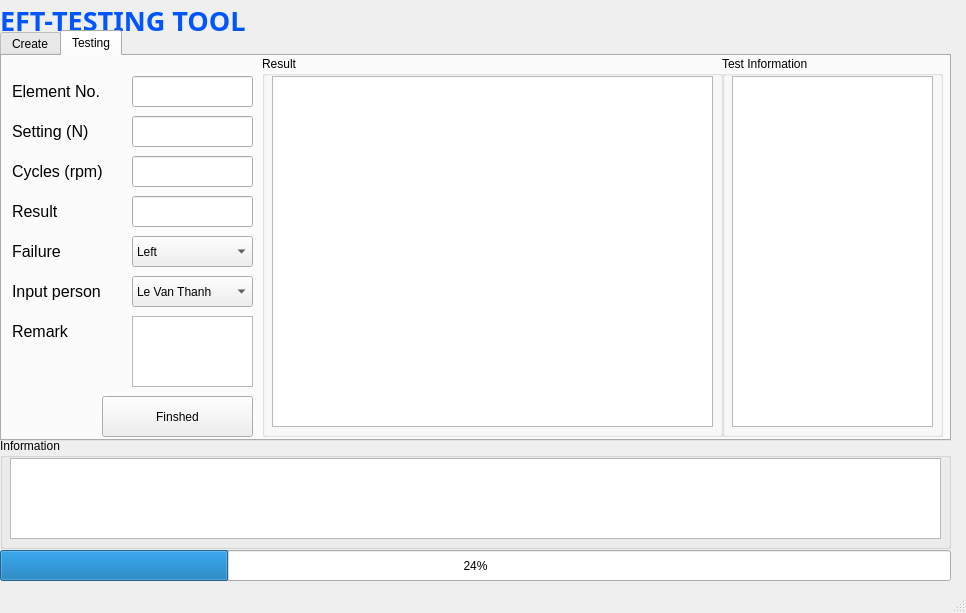
<?xml version="1.0" encoding="UTF-8"?>
<ui version="4.0">
 <class>MainWindow</class>
 <widget class="QMainWindow" name="MainWindow">
  <property name="geometry">
   <rect>
    <x>0</x>
    <y>0</y>
    <width>966</width>
    <height>613</height>
   </rect>
  </property>
  <property name="windowTitle">
   <string>EFT-TESTING TOOL</string>
  </property>
  <widget class="QWidget" name="centralwidget">
   <widget class="QLabel" name="label">
    <property name="geometry">
     <rect>
      <x>0</x>
      <y>0</y>
      <width>281</width>
      <height>41</height>
     </rect>
    </property>
    <property name="font">
     <font>
      <family>Bosch Office Sans</family>
      <pointsize>20</pointsize>
      <bold>true</bold>
     </font>
    </property>
    <property name="styleSheet">
     <string notr="true">color: rgb(0, 85, 255);
qproperty-alignment: 'AlignCenter';
</string>
    </property>
    <property name="text">
     <string>EFT-TESTING TOOL</string>
    </property>
   </widget>
   <widget class="QGroupBox" name="groupBox">
    <property name="geometry">
     <rect>
      <x>0</x>
      <y>438</y>
      <width>951</width>
      <height>111</height>
     </rect>
    </property>
    <property name="title">
     <string>Information</string>
    </property>
    <widget class="QTextEdit" name="information_text">
     <property name="geometry">
      <rect>
       <x>10</x>
       <y>20</y>
       <width>931</width>
       <height>81</height>
      </rect>
     </property>
    </widget>
   </widget>
   <widget class="QLabel" name="label_2">
    <property name="geometry">
     <rect>
      <x>770</x>
      <y>0</y>
      <width>181</width>
      <height>41</height>
     </rect>
    </property>
    <property name="text">
     <string/>
    </property>
    <property name="pixmap">
     <pixmap>UI/Bosch-Logo.png</pixmap>
    </property>
    <property name="scaledContents">
     <bool>true</bool>
    </property>
   </widget>
   <widget class="QProgressBar" name="progressBar">
    <property name="geometry">
     <rect>
      <x>0</x>
      <y>550</y>
      <width>951</width>
      <height>31</height>
     </rect>
    </property>
    <property name="value">
     <number>24</number>
    </property>
   </widget>
   <widget class="QTabWidget" name="tabWidget">
    <property name="geometry">
     <rect>
      <x>0</x>
      <y>30</y>
      <width>951</width>
      <height>411</height>
     </rect>
    </property>
    <property name="currentIndex">
     <number>1</number>
    </property>
    <property name="iconSize">
     <size>
      <width>16</width>
      <height>16</height>
     </size>
    </property>
    <widget class="QWidget" name="Create">
     <attribute name="title">
      <string>Create</string>
     </attribute>
     <widget class="QLabel" name="label_7">
      <property name="geometry">
       <rect>
        <x>10</x>
        <y>210</y>
        <width>111</width>
        <height>31</height>
       </rect>
      </property>
      <property name="font">
       <font>
        <pointsize>12</pointsize>
       </font>
      </property>
      <property name="text">
       <string>Element Type</string>
      </property>
     </widget>
     <widget class="QComboBox" name="input_axis">
      <property name="geometry">
       <rect>
        <x>520</x>
        <y>10</y>
        <width>191</width>
        <height>31</height>
       </rect>
      </property>
      <item>
       <property name="text">
        <string>Y</string>
       </property>
      </item>
      <item>
       <property name="text">
        <string>Z</string>
       </property>
      </item>
     </widget>
     <widget class="QLabel" name="label_3">
      <property name="geometry">
       <rect>
        <x>10</x>
        <y>10</y>
        <width>111</width>
        <height>31</height>
       </rect>
      </property>
      <property name="font">
       <font>
        <pointsize>12</pointsize>
       </font>
      </property>
      <property name="text">
       <string>EFT Machine</string>
      </property>
     </widget>
     <widget class="QComboBox" name="input_requester">
      <property name="geometry">
       <rect>
        <x>520</x>
        <y>50</y>
        <width>191</width>
        <height>31</height>
       </rect>
      </property>
      <item>
       <property name="text">
        <string>MFG1</string>
       </property>
      </item>
      <item>
       <property name="text">
        <string>MFG2</string>
       </property>
      </item>
      <item>
       <property name="text">
        <string>MFG3</string>
       </property>
      </item>
      <item>
       <property name="text">
        <string>QMM1</string>
       </property>
      </item>
      <item>
       <property name="text">
        <string>QMM3</string>
       </property>
      </item>
      <item>
       <property name="text">
        <string>ETC-VN</string>
       </property>
      </item>
      <item>
       <property name="text">
        <string>ETC1-VN</string>
       </property>
      </item>
      <item>
       <property name="text">
        <string>ETC2-VN</string>
       </property>
      </item>
      <item>
       <property name="text">
        <string>ETC3-VN</string>
       </property>
      </item>
     </widget>
     <widget class="QComboBox" name="input_line">
      <property name="geometry">
       <rect>
        <x>130</x>
        <y>260</y>
        <width>191</width>
        <height>31</height>
       </rect>
      </property>
      <item>
       <property name="text">
        <string>EL4_0433</string>
       </property>
      </item>
      <item>
       <property name="text">
        <string>EL5_2192</string>
       </property>
      </item>
      <item>
       <property name="text">
        <string>EL6_3660</string>
       </property>
      </item>
      <item>
       <property name="text">
        <string>EL7_6911</string>
       </property>
      </item>
      <item>
       <property name="text">
        <string>EL8_7805</string>
       </property>
      </item>
     </widget>
     <widget class="QLabel" name="label_9">
      <property name="geometry">
       <rect>
        <x>10</x>
        <y>260</y>
        <width>111</width>
        <height>31</height>
       </rect>
      </property>
      <property name="font">
       <font>
        <pointsize>12</pointsize>
       </font>
      </property>
      <property name="text">
       <string>Line</string>
      </property>
     </widget>
     <widget class="QLabel" name="label_14">
      <property name="geometry">
       <rect>
        <x>400</x>
        <y>50</y>
        <width>111</width>
        <height>31</height>
       </rect>
      </property>
      <property name="font">
       <font>
        <pointsize>12</pointsize>
       </font>
      </property>
      <property name="text">
       <string>Requester by</string>
      </property>
     </widget>
     <widget class="QComboBox" name="input_task_name">
      <property name="geometry">
       <rect>
        <x>130</x>
        <y>160</y>
        <width>191</width>
        <height>31</height>
       </rect>
      </property>
      <item>
       <property name="text">
        <string>Production Control</string>
       </property>
      </item>
      <item>
       <property name="text">
        <string>8D Problem Solving</string>
       </property>
      </item>
      <item>
       <property name="text">
        <string>Project Release</string>
       </property>
      </item>
      <item>
       <property name="text">
        <string>Object Release</string>
       </property>
      </item>
      <item>
       <property name="text">
        <string>Safe Launch</string>
       </property>
      </item>
     </widget>
     <widget class="QLineEdit" name="input_test_order_no">
      <property name="geometry">
       <rect>
        <x>130</x>
        <y>60</y>
        <width>191</width>
        <height>31</height>
       </rect>
      </property>
     </widget>
     <widget class="QLabel" name="label_13">
      <property name="geometry">
       <rect>
        <x>400</x>
        <y>100</y>
        <width>111</width>
        <height>31</height>
       </rect>
      </property>
      <property name="font">
       <font>
        <pointsize>12</pointsize>
       </font>
      </property>
      <property name="text">
       <string>Quantity</string>
      </property>
     </widget>
     <widget class="QLabel" name="label_15">
      <property name="geometry">
       <rect>
        <x>400</x>
        <y>10</y>
        <width>111</width>
        <height>31</height>
       </rect>
      </property>
      <property name="font">
       <font>
        <pointsize>12</pointsize>
       </font>
      </property>
      <property name="text">
       <string>Axis</string>
      </property>
     </widget>
     <widget class="QComboBox" name="input_element_type">
      <property name="geometry">
       <rect>
        <x>130</x>
        <y>210</y>
        <width>191</width>
        <height>31</height>
       </rect>
      </property>
      <item>
       <property name="text">
        <string>24-6</string>
       </property>
      </item>
      <item>
       <property name="text">
        <string>24-9</string>
       </property>
      </item>
      <item>
       <property name="text">
        <string>24-9AVO</string>
       </property>
      </item>
      <item>
       <property name="text">
        <string>28-10</string>
       </property>
      </item>
      <item>
       <property name="text">
        <string>28-12</string>
       </property>
      </item>
      <item>
       <property name="text">
        <string>30-10</string>
       </property>
      </item>
      <item>
       <property name="text">
        <string>30-12</string>
       </property>
      </item>
     </widget>
     <widget class="QLabel" name="label_8">
      <property name="geometry">
       <rect>
        <x>10</x>
        <y>310</y>
        <width>111</width>
        <height>31</height>
       </rect>
      </property>
      <property name="font">
       <font>
        <pointsize>12</pointsize>
       </font>
      </property>
      <property name="text">
       <string>Process</string>
      </property>
     </widget>
     <widget class="QLabel" name="label_10">
      <property name="geometry">
       <rect>
        <x>400</x>
        <y>150</y>
        <width>111</width>
        <height>31</height>
       </rect>
      </property>
      <property name="font">
       <font>
        <pointsize>12</pointsize>
       </font>
      </property>
      <property name="text">
       <string>Sample Date</string>
      </property>
     </widget>
     <widget class="QLineEdit" name="input_quantity">
      <property name="geometry">
       <rect>
        <x>520</x>
        <y>100</y>
        <width>191</width>
        <height>31</height>
       </rect>
      </property>
     </widget>
     <widget class="QPlainTextEdit" name="input_remark">
      <property name="geometry">
       <rect>
        <x>520</x>
        <y>200</y>
        <width>191</width>
        <height>101</height>
       </rect>
      </property>
     </widget>
     <widget class="QComboBox" name="input_process">
      <property name="geometry">
       <rect>
        <x>130</x>
        <y>310</y>
        <width>191</width>
        <height>31</height>
       </rect>
      </property>
      <item>
       <property name="text">
        <string>After Hardenning</string>
       </property>
      </item>
      <item>
       <property name="text">
        <string>After Deburring</string>
       </property>
      </item>
      <item>
       <property name="text">
        <string>After Body Drinding</string>
       </property>
      </item>
      <item>
       <property name="text">
        <string>After EOL Washing</string>
       </property>
      </item>
     </widget>
     <widget class="QLabel" name="label_6">
      <property name="geometry">
       <rect>
        <x>10</x>
        <y>160</y>
        <width>111</width>
        <height>31</height>
       </rect>
      </property>
      <property name="font">
       <font>
        <pointsize>12</pointsize>
       </font>
      </property>
      <property name="text">
       <string>Task Name</string>
      </property>
     </widget>
     <widget class="QComboBox" name="input_eft_machine">
      <property name="geometry">
       <rect>
        <x>130</x>
        <y>10</y>
        <width>191</width>
        <height>31</height>
       </rect>
      </property>
      <property name="styleSheet">
       <string notr="true">V-02</string>
      </property>
      <item>
       <property name="text">
        <string>V-02</string>
       </property>
      </item>
      <item>
       <property name="text">
        <string>V-03</string>
       </property>
      </item>
      <item>
       <property name="text">
        <string>V-07</string>
       </property>
      </item>
     </widget>
     <widget class="QLabel" name="label_12">
      <property name="geometry">
       <rect>
        <x>400</x>
        <y>200</y>
        <width>111</width>
        <height>31</height>
       </rect>
      </property>
      <property name="font">
       <font>
        <pointsize>12</pointsize>
       </font>
      </property>
      <property name="text">
       <string>Remark</string>
      </property>
     </widget>
     <widget class="QLineEdit" name="input_sample_date">
      <property name="geometry">
       <rect>
        <x>520</x>
        <y>150</y>
        <width>191</width>
        <height>31</height>
       </rect>
      </property>
     </widget>
     <widget class="QLabel" name="label_4">
      <property name="geometry">
       <rect>
        <x>10</x>
        <y>60</y>
        <width>111</width>
        <height>31</height>
       </rect>
      </property>
      <property name="font">
       <font>
        <pointsize>12</pointsize>
       </font>
      </property>
      <property name="text">
       <string>Test Order No.</string>
      </property>
     </widget>
     <widget class="QLabel" name="label_5">
      <property name="geometry">
       <rect>
        <x>10</x>
        <y>110</y>
        <width>111</width>
        <height>31</height>
       </rect>
      </property>
      <property name="font">
       <font>
        <pointsize>12</pointsize>
       </font>
      </property>
      <property name="text">
       <string>Charge No.</string>
      </property>
     </widget>
     <widget class="QPushButton" name="create_btn">
      <property name="geometry">
       <rect>
        <x>520</x>
        <y>310</y>
        <width>151</width>
        <height>41</height>
       </rect>
      </property>
      <property name="text">
       <string>CREATE FILE</string>
      </property>
     </widget>
     <widget class="QLineEdit" name="input_charge_no">
      <property name="geometry">
       <rect>
        <x>130</x>
        <y>110</y>
        <width>191</width>
        <height>31</height>
       </rect>
      </property>
     </widget>
     <widget class="QGroupBox" name="groupBox_4">
      <property name="geometry">
       <rect>
        <x>720</x>
        <y>0</y>
        <width>221</width>
        <height>381</height>
       </rect>
      </property>
      <property name="title">
       <string>Test Information</string>
      </property>
      <widget class="QPlainTextEdit" name="plainTextEdit_2">
       <property name="geometry">
        <rect>
         <x>10</x>
         <y>20</y>
         <width>201</width>
         <height>351</height>
        </rect>
       </property>
      </widget>
     </widget>
    </widget>
    <widget class="QWidget" name="Testing">
     <attribute name="title">
      <string>Testing</string>
     </attribute>
     <widget class="QGroupBox" name="groupBox_2">
      <property name="geometry">
       <rect>
        <x>260</x>
        <y>0</y>
        <width>461</width>
        <height>381</height>
       </rect>
      </property>
      <property name="title">
       <string>Result</string>
      </property>
      <widget class="QTableView" name="tableView">
       <property name="geometry">
        <rect>
         <x>10</x>
         <y>20</y>
         <width>441</width>
         <height>351</height>
        </rect>
       </property>
      </widget>
     </widget>
     <widget class="QGroupBox" name="groupBox_3">
      <property name="geometry">
       <rect>
        <x>720</x>
        <y>0</y>
        <width>221</width>
        <height>381</height>
       </rect>
      </property>
      <property name="title">
       <string>Test Information</string>
      </property>
      <widget class="QPlainTextEdit" name="plainTextEdit">
       <property name="geometry">
        <rect>
         <x>10</x>
         <y>20</y>
         <width>201</width>
         <height>351</height>
        </rect>
       </property>
      </widget>
     </widget>
     <widget class="QLabel" name="label_11">
      <property name="geometry">
       <rect>
        <x>10</x>
        <y>220</y>
        <width>111</width>
        <height>31</height>
       </rect>
      </property>
      <property name="font">
       <font>
        <pointsize>12</pointsize>
       </font>
      </property>
      <property name="text">
       <string>Input person</string>
      </property>
     </widget>
     <widget class="QLabel" name="label_16">
      <property name="geometry">
       <rect>
        <x>10</x>
        <y>60</y>
        <width>111</width>
        <height>31</height>
       </rect>
      </property>
      <property name="font">
       <font>
        <pointsize>12</pointsize>
       </font>
      </property>
      <property name="text">
       <string>Setting (N)</string>
      </property>
     </widget>
     <widget class="QLabel" name="label_17">
      <property name="geometry">
       <rect>
        <x>10</x>
        <y>260</y>
        <width>111</width>
        <height>31</height>
       </rect>
      </property>
      <property name="font">
       <font>
        <pointsize>12</pointsize>
       </font>
      </property>
      <property name="text">
       <string>Remark</string>
      </property>
     </widget>
     <widget class="QComboBox" name="input_task_name_2">
      <property name="geometry">
       <rect>
        <x>130</x>
        <y>180</y>
        <width>121</width>
        <height>31</height>
       </rect>
      </property>
      <item>
       <property name="text">
        <string>Left</string>
       </property>
      </item>
      <item>
       <property name="text">
        <string>Right</string>
       </property>
      </item>
     </widget>
     <widget class="QLineEdit" name="input_test_order_no_2">
      <property name="geometry">
       <rect>
        <x>130</x>
        <y>60</y>
        <width>121</width>
        <height>31</height>
       </rect>
      </property>
     </widget>
     <widget class="QComboBox" name="input_element_type_2">
      <property name="geometry">
       <rect>
        <x>130</x>
        <y>220</y>
        <width>121</width>
        <height>31</height>
       </rect>
      </property>
      <item>
       <property name="text">
        <string>Le Van Thanh</string>
       </property>
      </item>
      <item>
       <property name="text">
        <string>Nguyen Minh Hai</string>
       </property>
      </item>
      <item>
       <property name="text">
        <string>Nguyen Hung Hai</string>
       </property>
      </item>
      <item>
       <property name="text">
        <string>Nguyen Duc Thanh</string>
       </property>
      </item>
      <item>
       <property name="text">
        <string>Nguyen Thanh Trung</string>
       </property>
      </item>
      <item>
       <property name="text">
        <string>Mai Hoai Thuong</string>
       </property>
      </item>
      <item>
       <property name="text">
        <string>Truong Thanh Tuyen</string>
       </property>
      </item>
     </widget>
     <widget class="QLabel" name="label_19">
      <property name="geometry">
       <rect>
        <x>10</x>
        <y>180</y>
        <width>111</width>
        <height>31</height>
       </rect>
      </property>
      <property name="font">
       <font>
        <pointsize>12</pointsize>
       </font>
      </property>
      <property name="text">
       <string>Failure</string>
      </property>
     </widget>
     <widget class="QLabel" name="label_20">
      <property name="geometry">
       <rect>
        <x>10</x>
        <y>100</y>
        <width>111</width>
        <height>31</height>
       </rect>
      </property>
      <property name="font">
       <font>
        <pointsize>12</pointsize>
       </font>
      </property>
      <property name="text">
       <string>Cycles (rpm)</string>
      </property>
     </widget>
     <widget class="QLabel" name="label_21">
      <property name="geometry">
       <rect>
        <x>10</x>
        <y>140</y>
        <width>111</width>
        <height>31</height>
       </rect>
      </property>
      <property name="font">
       <font>
        <pointsize>12</pointsize>
       </font>
      </property>
      <property name="text">
       <string>Result</string>
      </property>
     </widget>
     <widget class="QLineEdit" name="input_charge_no_2">
      <property name="geometry">
       <rect>
        <x>130</x>
        <y>140</y>
        <width>121</width>
        <height>31</height>
       </rect>
      </property>
     </widget>
     <widget class="QPushButton" name="create_btn_2">
      <property name="geometry">
       <rect>
        <x>100</x>
        <y>340</y>
        <width>151</width>
        <height>41</height>
       </rect>
      </property>
      <property name="text">
       <string>Finshed</string>
      </property>
     </widget>
     <widget class="QLineEdit" name="input_test_order_no_3">
      <property name="geometry">
       <rect>
        <x>130</x>
        <y>100</y>
        <width>121</width>
        <height>31</height>
       </rect>
      </property>
     </widget>
     <widget class="QPlainTextEdit" name="input_remark_2">
      <property name="geometry">
       <rect>
        <x>130</x>
        <y>260</y>
        <width>121</width>
        <height>71</height>
       </rect>
      </property>
     </widget>
     <widget class="QLineEdit" name="input_test_order_no_4">
      <property name="geometry">
       <rect>
        <x>130</x>
        <y>20</y>
        <width>121</width>
        <height>31</height>
       </rect>
      </property>
      <property name="text">
       <string/>
      </property>
     </widget>
     <widget class="QLabel" name="label_18">
      <property name="geometry">
       <rect>
        <x>10</x>
        <y>20</y>
        <width>111</width>
        <height>31</height>
       </rect>
      </property>
      <property name="font">
       <font>
        <pointsize>12</pointsize>
       </font>
      </property>
      <property name="text">
       <string>Element No.</string>
      </property>
     </widget>
    </widget>
   </widget>
   <widget class="QLabel" name="label_22">
    <property name="geometry">
     <rect>
      <x>280</x>
      <y>0</y>
      <width>41</width>
      <height>51</height>
     </rect>
    </property>
    <property name="text">
     <string/>
    </property>
    <property name="pixmap">
     <pixmap>UI/ICO.png</pixmap>
    </property>
    <property name="scaledContents">
     <bool>true</bool>
    </property>
   </widget>
  </widget>
  <widget class="QStatusBar" name="statusbar"/>
 </widget>
 <resources/>
 <connections/>
</ui>
